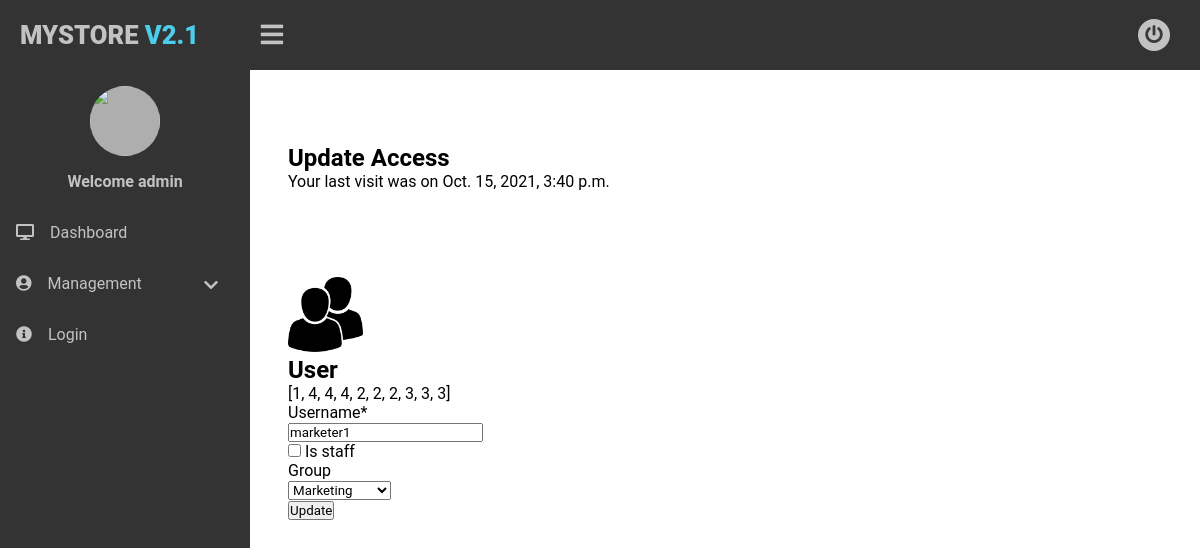
The page /management/2/managementaccess/ (signed in) on the database its author committed.
### mystorev2/models.py (models this page shows, shortened)
class User(AbstractBaseUser):
    first_name = models.CharField(verbose_name='first name', max_length=200)
    last_name = models.CharField(verbose_name='last name', max_length=200)
    group = models.ForeignKey(
        Group, on_delete=models.CASCADE, null=True, blank=True)
    username = models.CharField(max_length=20, unique=True)
    email = models.EmailField(max_length=255, unique=True)
    date_joined = models.DateTimeField(
        verbose_name='date joined', auto_now_add=True)
    last_login = models.DateTimeField(
        verbose_name='last login', auto_now_add=True)
    is_admin = models.BooleanField(default=False)
    is_active = models.BooleanField(default=True)
    is_staff = models.BooleanField(default=False)
    is_superuser = models.BooleanField(default=False)
    USERNAME_FIELD = 'username'
    REQUIRED_FIELDS = ['email', 'group']
    objects = UserManager()

### mystorev2/views.py (the view)
class AdminUpdate(UpdateView):
    model = User
    fields = ['username',
              'is_staff',
              'group'
              ]
    context_object_name = 'differentUser'
    template_name = 'admin-approve.html'
    success_url = '/management'
    def dispatch(self, *args, **kwargs):
        return super(AdminUpdate, self).dispatch(*args, **kwargs)
    def get_context_data(self, *args, **kwargs):
        context = super(AdminUpdate, self).get_context_data(*args, **kwargs)
        obj = User.objects.all()
        grp = []
        for index in obj:
            grp.append(index.group_id)
        context['group'] = grp
        return context

### templates/admin-approve.html (shortened to what this page needs)
{% extends 'base.html' %} {% block content%}
<div class="main-container">
  <div class="card">
    {% if user.is_authenticated %} {% if user.is_admin %} {% if user.is_staff %}
  </div>
  <div class="card">
    <h2>Update Access</h2>
    <p>Your last visit was on {{user.last_login}}</p>
  </div>
  <div class="card">
    {% load crispy_forms_filters %}
    <div style="width: 100%">
      <div style="float: left; width: 100%">
        <br />
        <body>
          <br />
          {% load static %} <img src="{% static "mystorev2/media/user.png" %}"
          width = "75" height = "75 "alt="warehouse"/>
          <h2>User</h2>
          {{group}}
          <br />
          <form method="post">
            {% csrf_token %} {{form|crispy}}
            <button type="submit" class="btn btn-success">Update</button>
          </form>
          <br />
          <br />
        </body>
        <br />
      </div>
      {% else %}
      <p>You are currently not logged in.</p>
      <p>Login<a href="/login"> here</a></p>
      {% endif %} {% else %}
      <p>
        You are not permissioned to view this page. Please contact administrator
        or
      </p>
      <p>Login<a href="/login"> with the right access here</a></p>
      {% endif %} {% else %}
      <p>You are not an admin</p>
      <p>Login<a href="/login"> here</a></p>
      {% endif %}
    </div>
  </div>
  {% endblock%}

### templates/base.html (shortened to what this page needs)
{% load static %}
<!DOCTYPE html>
<html lang="pt-br">
  <head>
    <link
      href="{% static 'mystorev2/css/estilo.css'%}"
      rel="stylesheet"
      type="text/css"
    />
    <link
      href="https://cdnjs.cloudflare.com/ajax/libs/font-awesome/5.15.1/css/all.min.css"
      rel="stylesheet"
      type="text/css"
    />
  </head>
  <body>
    <div class="wrapper">
      <div class="header">
        <div class="header-menu">
          <div class="title">MyStore <span>V2.1</span></div>
          <div class="sidebar-btn">
            <i class="fas fa-bars"></i>
          </div>
          <ul>
            <li>
              <a href="/logout/"><i class="fas fa-power-off"></i></a>
            </li>
          </ul>
        </div>
      </div>
      <div class="sidebar">
        <div class="sidebar-menu">
          <center class="profile">
            <img src="{% static 'mystorev2/img/profile/monkey.png'%}" alt="" />
            <p>Welcome {{user.username}}</p>
          </center>
          <li class="item">
            <a href="/" class="menu-btn">
              <i class="fas fa-desktop"></i><span>Dashboard</span>
            </a>
          </li>
          <li class="item" id="profile">
            <a href="#profile" class="menu-btn">
              <i class="fas fa-user-circle"></i
              ><span
                >Management <i class="fas fa-chevron-down drop-down"></i
              ></span>
            </a>
          </li>
          <li class="item">
            <a href="/login" class="menu-btn">
              <i class="fas fa-info-circle"></i><span>Login</span>
            </a>
          </li>
        </div>
      </div>
      {% block content %} {% endblock%}
    </div>
  </body>
</html>

### static/mystorev2/css/estilo.css (style rules this page uses)
* { margin: 0; padding: 0; font-family: "Roboto", sans-serif; list-style: none; text-decoration: none; box-sizing: border-box; }
body { background: #fff; }
.wrapper .header { z-index: 1; background: rgba(0,0,0,.8); position: fixed; width: calc(100% - 0%); height: 70px; display: flex; top: 0; }
.wrapper .header .header-menu { width: calc(100% - 0%); height: 100%; display: flex; justify-content: space-between; align-items: center; padding: 0 20px; }
.wrapper .header .header-menu .title { color: rgba(255,255,255,.7); font-size: 1.6em; text-transform: uppercase; font-weight: 900; }
.wrapper .header .header-menu .title span { color: #4cceeb; }
.wrapper .header .header-menu .sidebar-btn { color: rgba(255,255,255,.7); position: absolute; margin-left: 9.4em; font-size: 1.6em; font-weight: 600; cursor: pointer; transition: all 1s; }
.wrapper .header .header-menu ul { display: flex; }
.wrapper .header .header-menu ul li a { background-color: rgba(255,255,255,.7); color: rgba(0,0,0,.7); display: block; margin: 0 10px; font-size: 18px; width: 32px; height: 32px; line-height: 32px; text-align: center; border-radius: 50%; transition: all 1s; }
.wrapper .sidebar { z-index: 1; background: rgba(0,0,0,.8); position: fixed; top: 70px; width: 250px; height: calc(100% - 9%); transition: all 1s; overflow-y: hidden; }
.wrapper .sidebar .sidebar-menu { overflow: hidden; }
.wrapper .sidebar .sidebar-menu .profile img { margin: 1em auto; width: 70px; height: 70px; border-radius: 50%; }
.profile img { background-color: rgba(255,255,255,.6); transition: all 1s; }
.wrapper .sidebar .sidebar-menu .profile p { color: rgba(255,255,255,.7); font-weight: 700; margin-bottom: 1em; }
.wrapper .sidebar .sidebar-menu .item { width: 250px; overflow: hidden; }
.wrapper .sidebar .sidebar-menu .item .menu-btn { display: block; color: rgba(255,255,255,.7); position: relative; padding: 1em; transition: all 1s; }
.wrapper .sidebar .sidebar-menu .item .menu-btn i { margin-right: 1em; }
.wrapper .sidebar .sidebar-menu .item .menu-btn .drop-down { float: right; font-size: 1em; margin-top: .2em; }
.main-container { width: (100% - 250px); margin-top: 4em; margin-left: 16em; padding: 1em;; height: 100vh; transition: all 1s; }
.wrapper .main-container .card { background: #fff; padding: 1em; font-size: 1em; margin-bottom: 1em; }

### rows shown on the page
User: username "admin", last_login "Oct. 15, 2021, 3:40 p.m."
User: username "marketer1", group "Marketing"

### other values the page prints
{{ group }} "[1, 4, 4, 4, 2, 2, 2, 3, 3, 3]"
